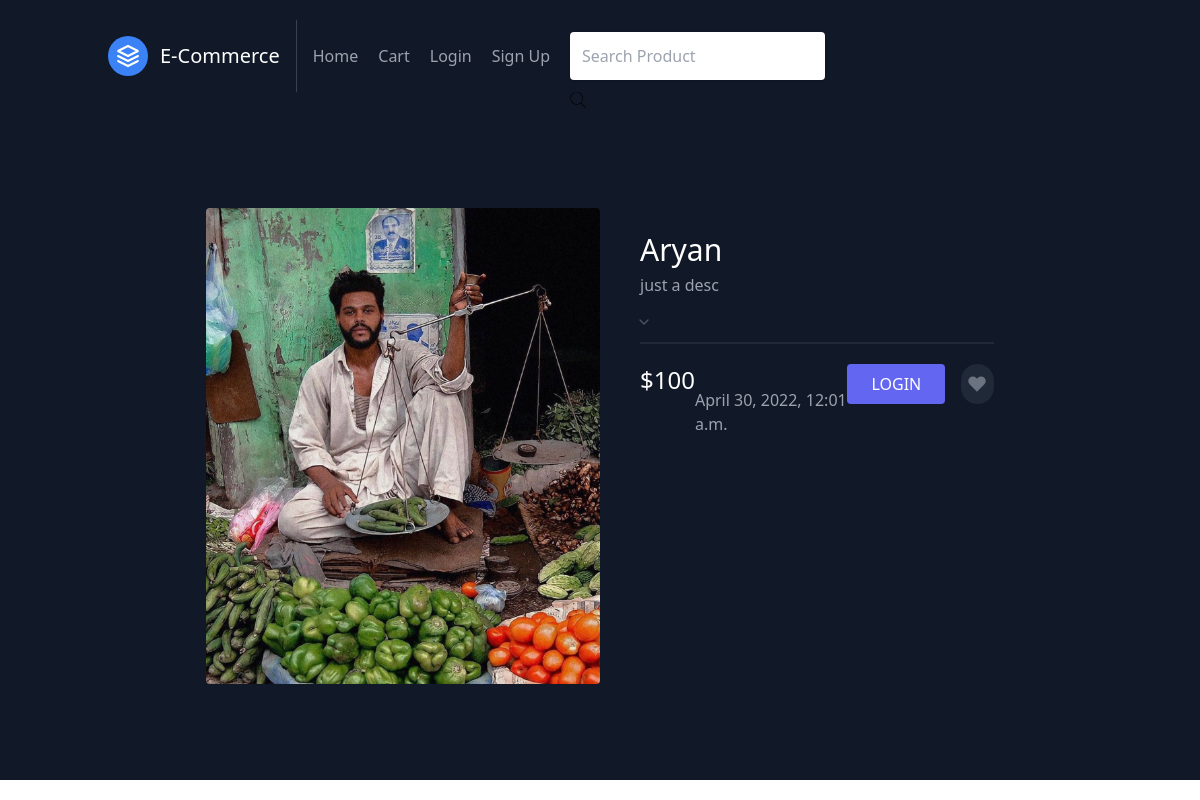
Screenshot of /detail/483501/ with the database file from the repository.
### index/models.py (models this page shows, shortened)
class Product(models.Model):
    title=models.CharField(max_length=50)
    price=models.IntegerField(default=0)
    pic=models.ImageField(default='default.jpg',upload_to='images')
    published_by=models.ForeignKey(User,on_delete=models.CASCADE)
    desc=models.TextField()
    published_date=models.DateTimeField(auto_now_add=True)
    slug=models.SlugField(max_length=35)

### index/views.py (the view)
# urls.py: path('detail/<str:slug>/',views.detail,name='detail'),
def detail(request,slug):
    n2=Product.objects.filter(slug=slug)
    return render(request,'index/detail.html',{'n2':n2})

### index/templates/index/detail.html (shortened to what this page needs)
{% extends "index/base.html" %}
{% block content %}
<section class="text-gray-400 bg-gray-900 body-font overflow-hidden">
    <div class="container px-5 py-24 mx-auto">
          {% for detail in n2 %}
      <div class="lg:w-4/5 mx-auto flex flex-wrap">
        <img alt="ecommerce" class="lg:w-1/2 w-full lg:h-auto h-64 object-cover object-center rounded" src="{{detail.pic.url}}">
        <div class="lg:w-1/2 w-full lg:pl-10 lg:py-6 mt-6 lg:mt-0">
          <h1 class="text-white text-3xl title-font font-medium mb-1">{{detail.title}}</h1>
          <p class="leading-relaxed">{{detail.desc}}</p>
          <div class="flex mt-6 items-center pb-5 border-b-2 border-gray-800 mb-5">
            <div class="flex ml-6 items-center">
              <div class="relative">
                <span class="absolute right-0 top-0 h-full w-10 text-center text-gray-600 pointer-events-none flex items-center justify-center">
                  <svg fill="none" stroke="currentColor" stroke-linecap="round" stroke-linejoin="round" stroke-width="2" class="w-4 h-4" viewBox="0 0 24 24">
                    <path d="M6 9l6 6 6-6"></path>
                  </svg>
                </span>
              </div>
            </div>
          </div>
          <div class="flex">
            <span class="title-font font-medium text-2xl text-white">${{detail.price}}</span><br>
            {{detail.published_date}}
          {% endfor %}
          {% if user.is_authenticated %}
            <a href="{% url 'index:order' %}"><button class="flex ml-auto text-white bg-indigo-500 border-0 py-2 px-6 focus:outline-none hover:bg-indigo-600 rounded">ORDER</button> </a>
          {% else %}
          <a href="{% url 'users:login' %}"><button class="flex ml-auto text-white bg-indigo-500 border-0 py-2 px-6 focus:outline-none hover:bg-indigo-600 rounded">LOGIN</button></a>
          {% endif %}
            <button class="rounded-full w-10 h-10 bg-gray-800 p-0 border-0 inline-flex items-center justify-center text-gray-500 ml-4">
              <svg fill="currentColor" stroke-linecap="round" stroke-linejoin="round" stroke-width="2" class="w-5 h-5" viewBox="0 0 24 24">
                <path d="M20.84 4.61a5.5 5.5 0 00-7.78 0L12 5.67l-1.06-1.06a5.5 5.5 0 00-7.78 7.78l1.06 1.06L12 21.23l7.78-7.78 1.06-1.06a5.5 5.5 0 000-7.78z"></path>
              </svg>
            </button>
          </div>
        </div>
      </div>
    </div>
  </section>
{% endblock content %}

### rows the page displays
Product: pic (picture), title "Aryan", desc "just a desc", price "100", published_date "April 30, 2022, 12:01 a.m."
